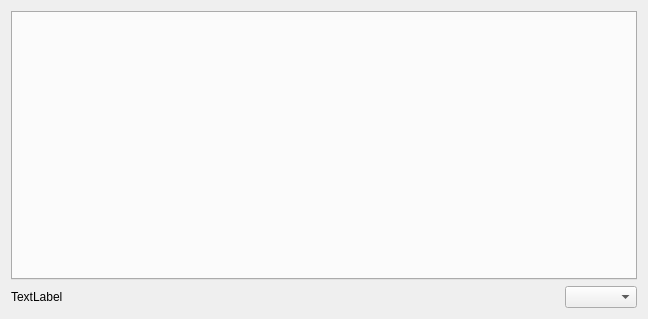
<?xml version="1.0" encoding="UTF-8"?>
<ui version="4.0">
 <class>resultDialog</class>
 <widget class="QDialog" name="resultDialog">
  <property name="geometry">
   <rect>
    <x>0</x>
    <y>0</y>
    <width>648</width>
    <height>319</height>
   </rect>
  </property>
  <property name="sizePolicy">
   <sizepolicy hsizetype="MinimumExpanding" vsizetype="MinimumExpanding">
    <horstretch>0</horstretch>
    <verstretch>0</verstretch>
   </sizepolicy>
  </property>
  <property name="windowTitle">
   <string>Dialog</string>
  </property>
  <layout class="QVBoxLayout" name="verticalLayout">
   <item>
    <widget class="QTabWidget" name="tabWidget">
     <property name="currentIndex">
      <number>-1</number>
     </property>
    </widget>
   </item>
   <item>
    <layout class="QHBoxLayout" name="horizontalLayout_2">
     <item>
      <widget class="QLabel" name="expLabel">
       <property name="text">
        <string>TextLabel</string>
       </property>
      </widget>
     </item>
     <item>
      <spacer name="horizontalSpacer">
       <property name="orientation">
        <enum>Qt::Horizontal</enum>
       </property>
       <property name="sizeHint" stdset="0">
        <size>
         <width>40</width>
         <height>20</height>
        </size>
       </property>
      </spacer>
     </item>
     <item>
      <widget class="QComboBox" name="exportBox"/>
     </item>
    </layout>
   </item>
  </layout>
 </widget>
 <tabstops>
  <tabstop>exportBox</tabstop>
  <tabstop>tabWidget</tabstop>
 </tabstops>
 <resources/>
 <connections/>
</ui>
